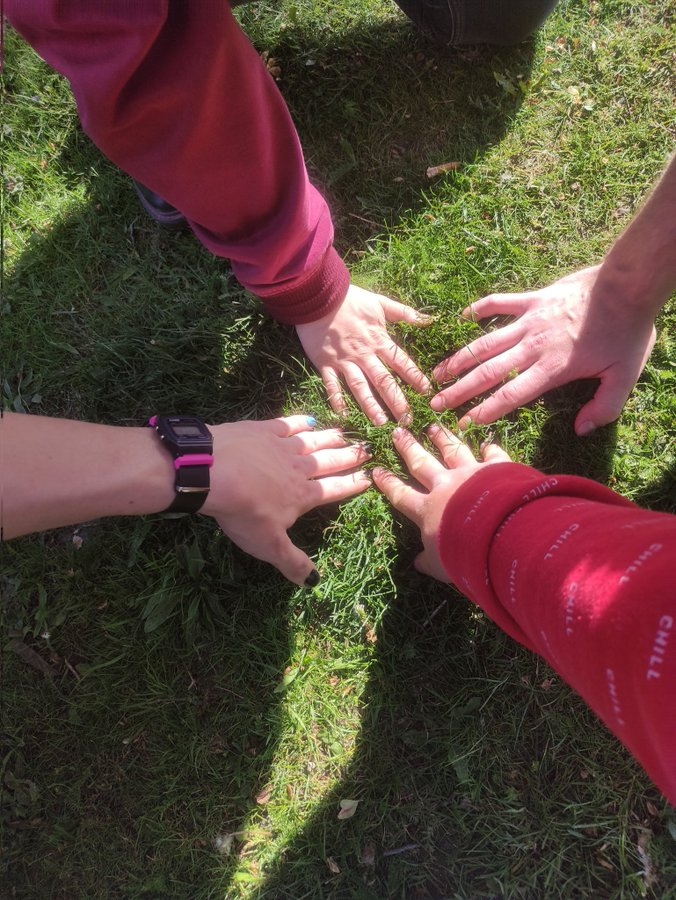
#> input picture images/hands/FSF6ga3XIAE8GjZ.jpg, 676 x 900 px, found by its file name
$ python color-picker.py
#> lines starting #> are read from the running program, lines starting #| are printed output that depends on the picture; after the words box and inside, x2 and y2 are one past the last pixel; in counts of white or black regions, pixels touching at a corner belong together
from __future__ import division
import cv2
import numpy as np

def nothing(*arg):
        pass

# Initial HSV GUI slider values to load on program start.
icol = (30, 106, 3, 255, 255, 176)    # Green
#icol = (18, 0, 196, 36, 255, 255)  # Yellow
#icol = (89, 0, 0, 125, 255, 255)  # Blue
#icol = (0, 100, 80, 10, 255, 255)   # Red
cv2.namedWindow('colorTest')
# Lower range colour sliders.
cv2.createTrackbar('lowHue', 'colorTest', icol[0], 255, nothing)
cv2.createTrackbar('lowSat', 'colorTest', icol[1], 255, nothing)
cv2.createTrackbar('lowVal', 'colorTest', icol[2], 255, nothing)
# Higher range colour sliders.
cv2.createTrackbar('highHue', 'colorTest', icol[3], 255, nothing)
cv2.createTrackbar('highSat', 'colorTest', icol[4], 255, nothing)
cv2.createTrackbar('highVal', 'colorTest', icol[5], 255, nothing)

#frame = cv2.imread('/home/pi/python3/opencv/color-test/colour-circles-test.jpg')
# Windows file path example.
frame = cv2.imread('images\hands\FSF6ga3XIAE8GjZ.jpg')
#> frame is the input picture: shape (900, 676, 3); mean B, G, R 58.3, 71, 91.1

while True:
    # Get HSV values from the GUI sliders.
    lowHue = cv2.getTrackbarPos('lowHue', 'colorTest')
    lowSat = cv2.getTrackbarPos('lowSat', 'colorTest')
    lowVal = cv2.getTrackbarPos('lowVal', 'colorTest')
    highHue = cv2.getTrackbarPos('highHue', 'colorTest')
    highSat = cv2.getTrackbarPos('highSat', 'colorTest')
    highVal = cv2.getTrackbarPos('highVal', 'colorTest')

    # Show the original image.
    cv2.imshow('frame', frame)

    # Blur methods available, comment or uncomment to try different blur methods.
    # frameBGR = cv2.GaussianBlur(frame, (7, 7), 0)
    # frameBGR = cv2.medianBlur(frame, 7)
    # frameBGR = cv2.bilateralFilter(frame, 15 ,75, 75)
    kernal = np.ones((20, 20), np.float32)/255
    frameBGR = cv2.filter2D(frame, -1, kernal)
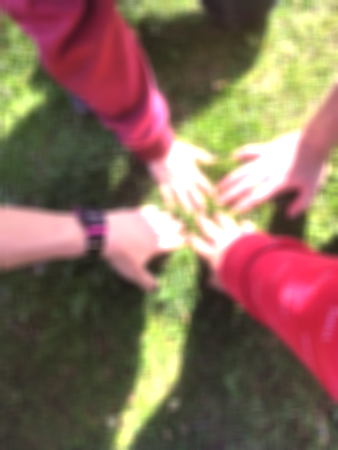
#> frameBGR: shape (900, 676, 3) (shown at 1/2 size); mean B, G, R 90, 109.5, 136.6

    # Show blurred image.
    cv2.imshow('blurred', frameBGR)

    # HSV (Hue, Saturation, Value).
    # Convert the frame to HSV colour model.
    frameHSV = cv2.cvtColor(frameBGR, cv2.COLOR_BGR2HSV)
#> frameHSV: shape (900, 676, 3); mean H, S, V 64.4, 94.7, 140.7

    # HSV values to define a colour range we want to create a mask from.
    colorLow = np.array([lowHue,lowSat,lowVal])
    colorHigh = np.array([highHue,highSat,highVal])
    mask = cv2.inRange(frameHSV, colorLow, colorHigh)
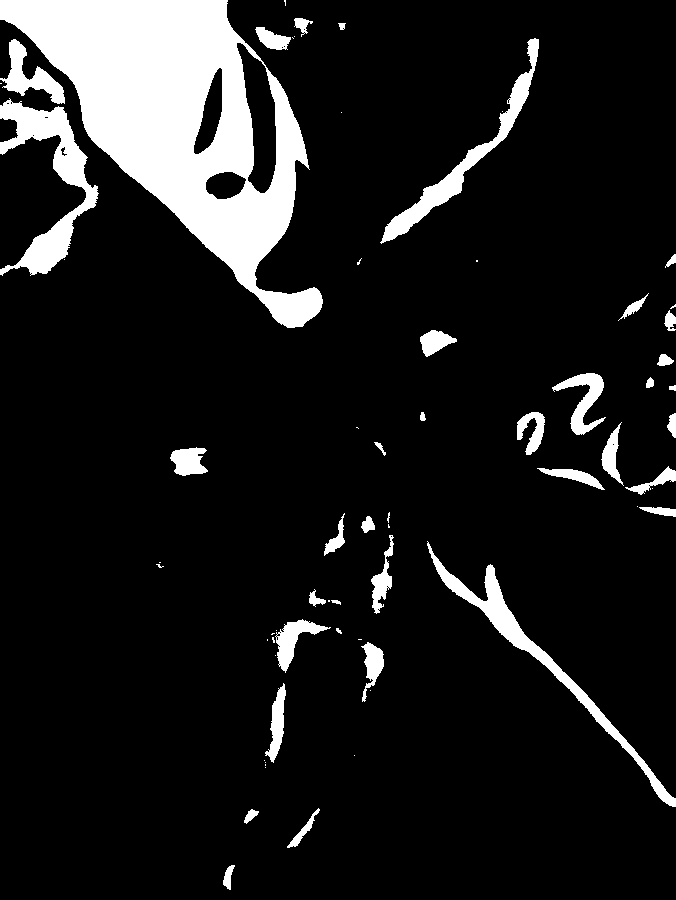
#> mask: shape (900, 676); 11.4% white; 67 white regions (30 under 20 px), largest, box (x1, y1, x2, y2) and area: (0, 0, 323, 328) 43329, (0, 98, 99, 276) 5562, (427, 541, 676, 807) 4244
    # Show the first mask
    cv2.imshow('mask-plain', mask)

    # Cleanup the mask with Morphological Transformation functions
    kernal = cv2.getStructuringElement(cv2.MORPH_ELLIPSE, (7, 7))
    mask = cv2.morphologyEx(mask, cv2.MORPH_CLOSE, kernal)
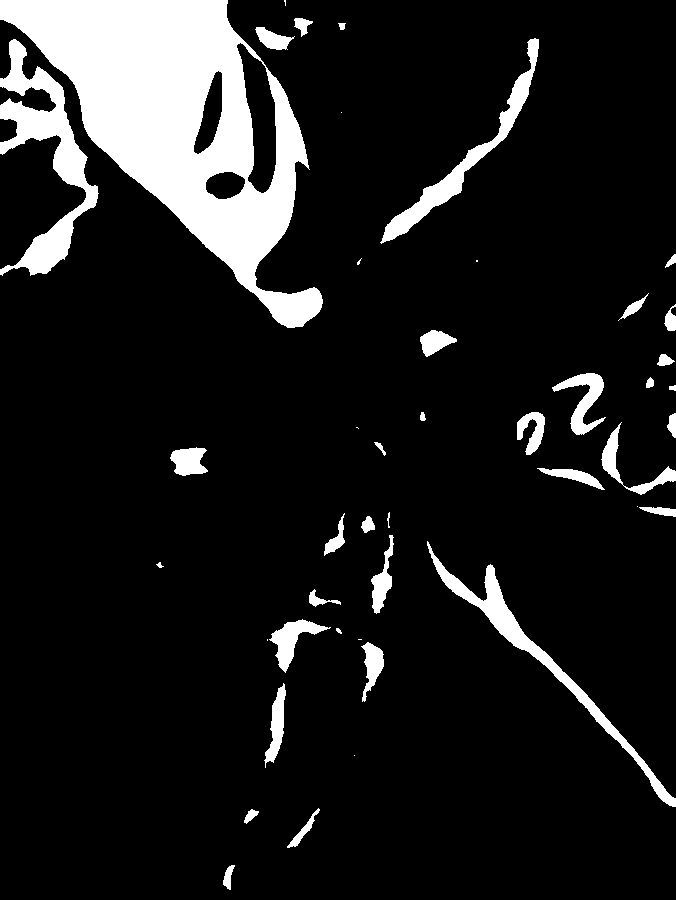
#> mask: shape (900, 676); 11.5% white; 45 white regions (9 under 20 px), largest, box (x1, y1, x2, y2) and area: (0, 0, 323, 328) 43374, (0, 39, 99, 276) 7272, (427, 541, 676, 807) 4263
    mask = cv2.morphologyEx(mask, cv2.MORPH_OPEN, kernal)
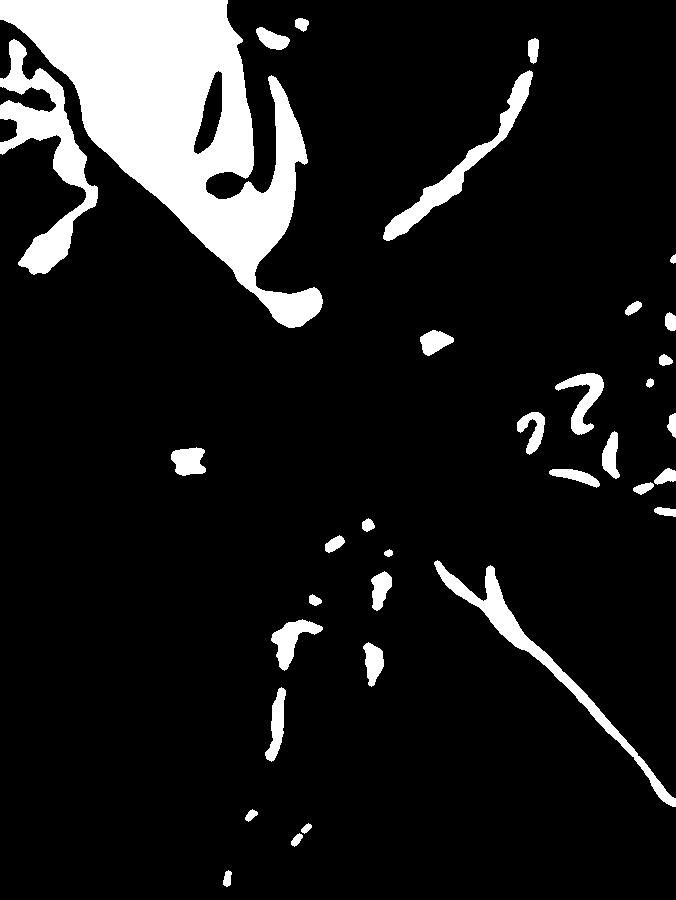
#> mask: shape (900, 676); 11.1% white; 34 white regions, largest, box (x1, y1, x2, y2) and area: (0, 0, 323, 328) 43187, (0, 39, 98, 275) 7120, (434, 560, 676, 807) 4171

    # Show morphological transformation mask
    cv2.imshow('mask', mask)

    # Put mask over top of the original image.
    result = cv2.bitwise_and(frame, frame, mask = mask)
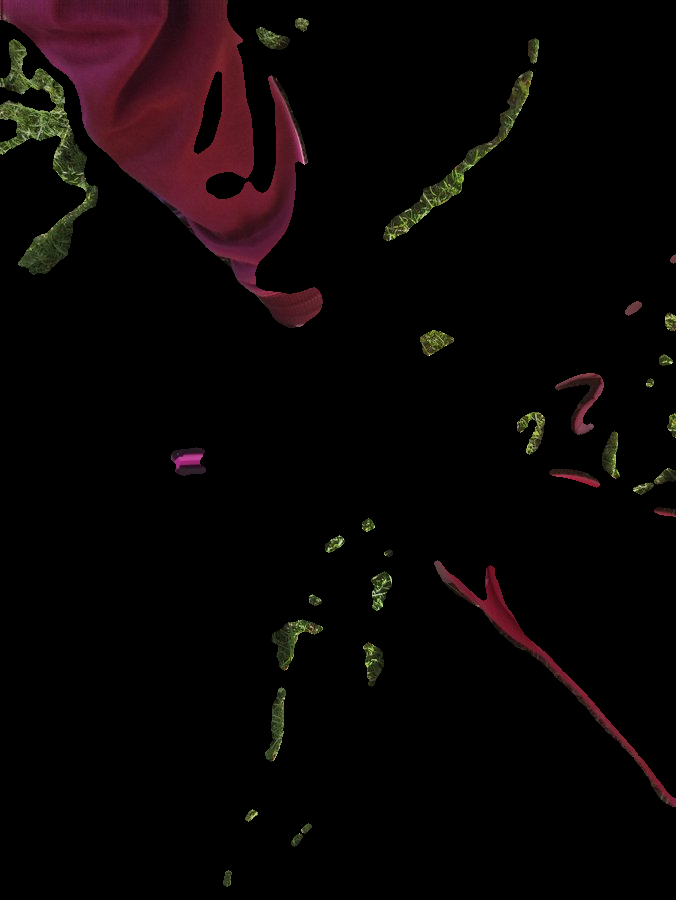
#> result: shape (900, 676, 3); mean B, G, R 4.8, 4.7, 9.5

    # Show final output image
    cv2.imshow('colorTest', result)

    k = cv2.waitKey(5) & 0xFF
#> (key Esc is pressed here)
    if k == 27:
        break

cv2.destroyAllWindows()

$ run again, with images/hands/FQ8yoKhWYAMx5Ho.jpg copied over images/hands/FSF6ga3XIAE8GjZ.jpg
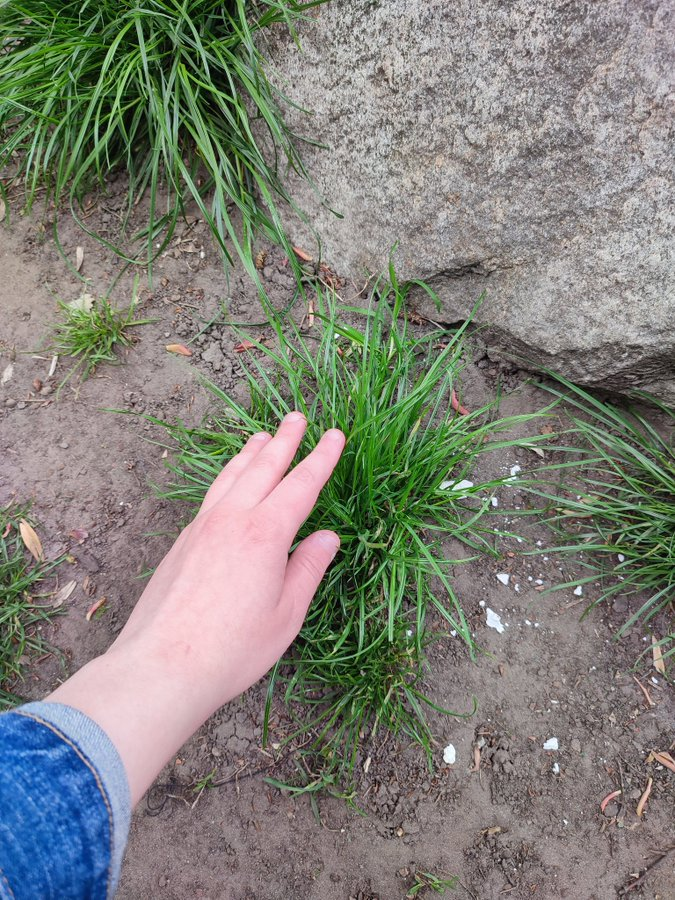
#> input picture images/hands/FQ8yoKhWYAMx5Ho.jpg, 675 x 900 px, found by its file name
#> frame is the input picture: shape (900, 675, 3); mean B, G, R 119.8, 128.1, 127.6
#> frameHSV: shape (900, 675, 3); mean H, S, V 49.8, 43.5, 207.6
#> `mask = cv2.inRange(frameHSV, colorLow, colorHigh)`:
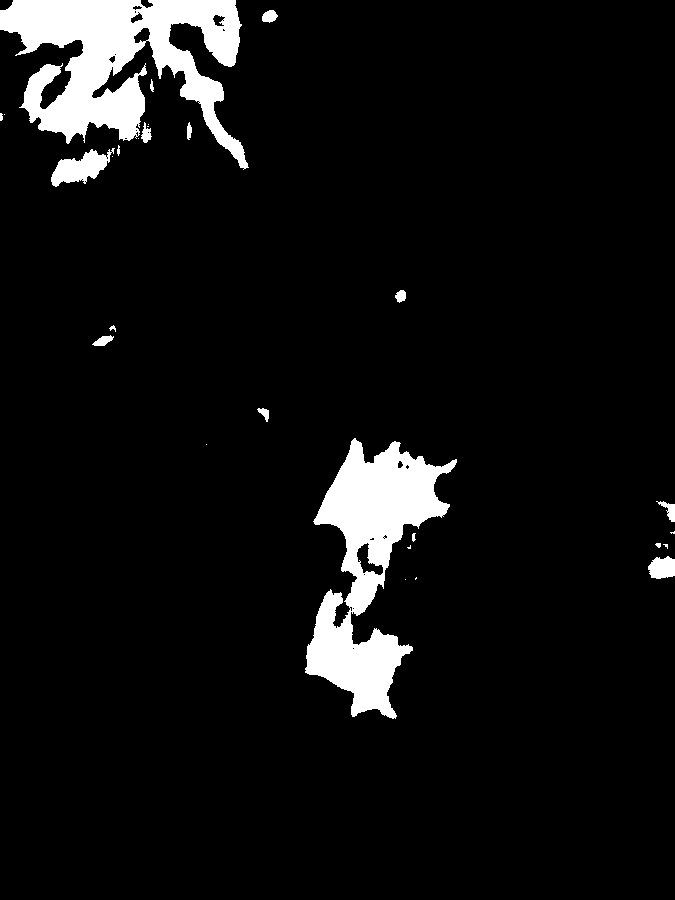
#> mask: shape (900, 675); 6.6% white; 28 white regions (11 under 20 px), largest, box (x1, y1, x2, y2) and area: (0, 0, 249, 170) 20142, (305, 438, 457, 719) 17400, (51, 148, 115, 187) 1246
#> `result = cv2.bitwise_and(frame, frame, mask = mask)`:
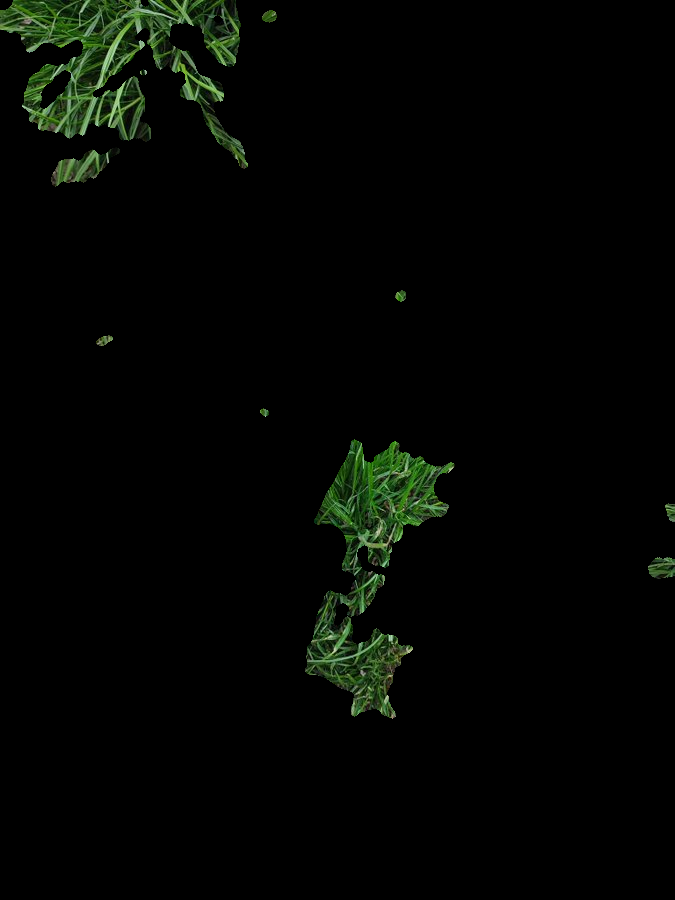
#> result: shape (900, 675, 3); mean B, G, R 2.6, 5.7, 3.4

$ run again, with images/hands/FQturjjWQAgMdGk.jpg copied over images/hands/FSF6ga3XIAE8GjZ.jpg
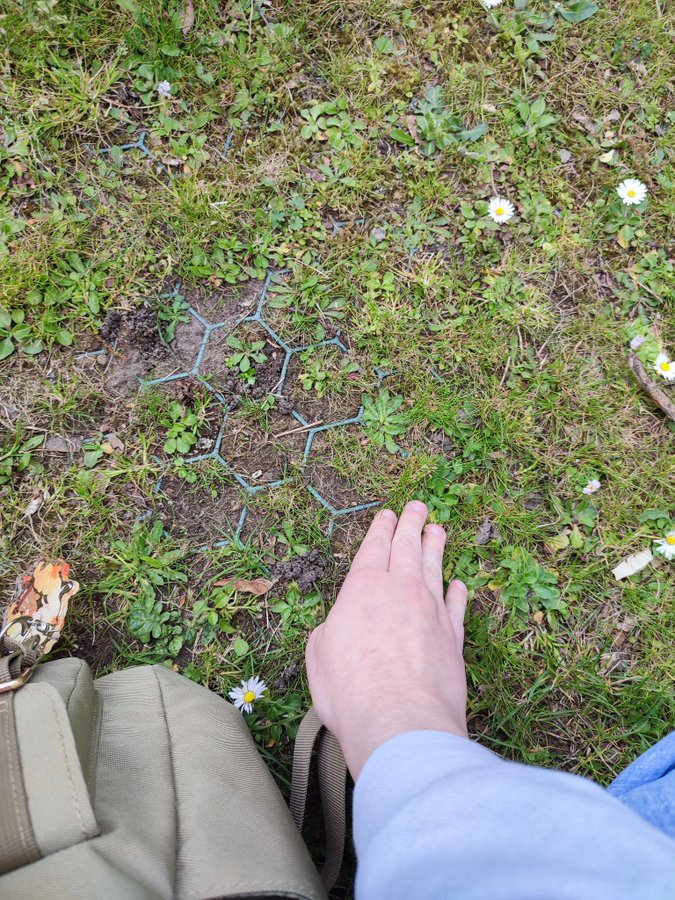
#> input picture images/hands/FQturjjWQAgMdGk.jpg, 675 x 900 px, found by its file name
#> frame is the input picture: shape (900, 675, 3); mean B, G, R 112.7, 135.9, 133.3
#> frameHSV: shape (900, 675, 3); mean H, S, V 31.7, 60.2, 210.2
#> `mask = cv2.inRange(frameHSV, colorLow, colorHigh)`:
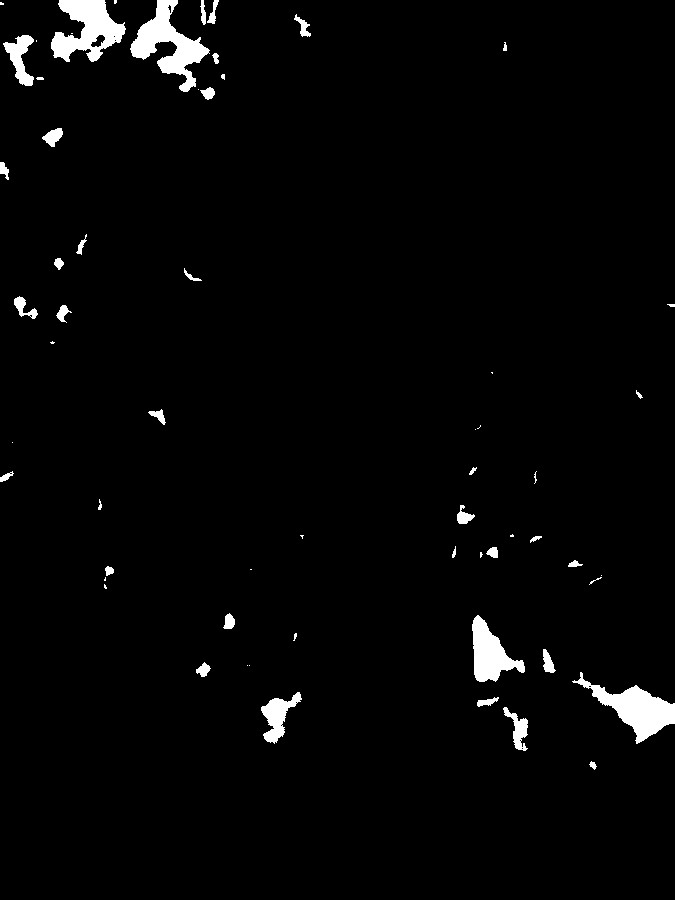
#> mask: shape (900, 675); 2.4% white; 61 white regions (23 under 20 px), largest, box (x1, y1, x2, y2) and area: (130, 0, 210, 92) 2771, (51, 0, 126, 62) 2606, (572, 672, 675, 744) 2533
#> `result = cv2.bitwise_and(frame, frame, mask = mask)`:
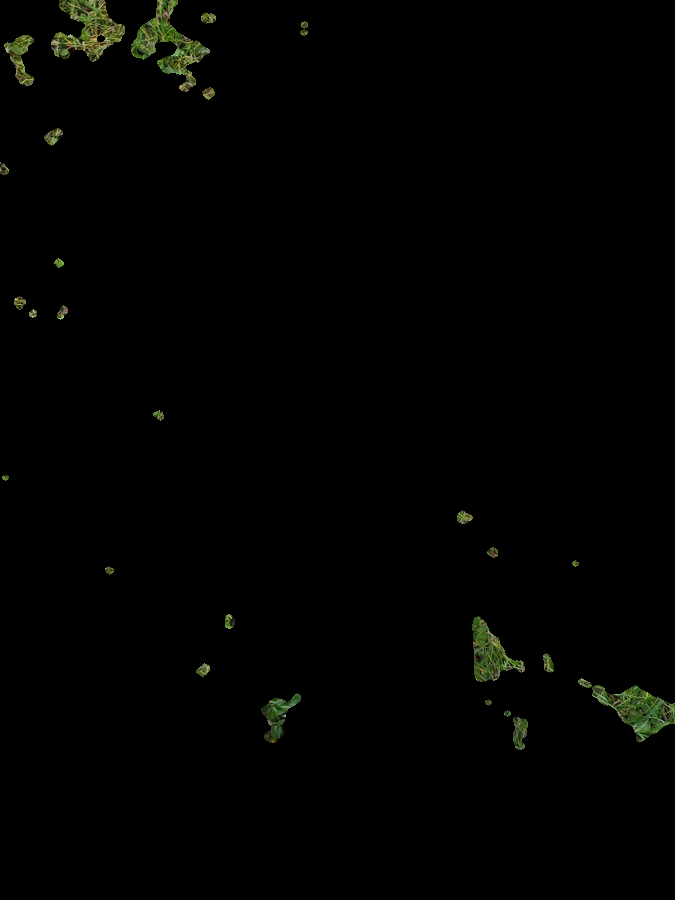
#> result: shape (900, 675, 3); mean B, G, R 1, 2.2, 1.8
